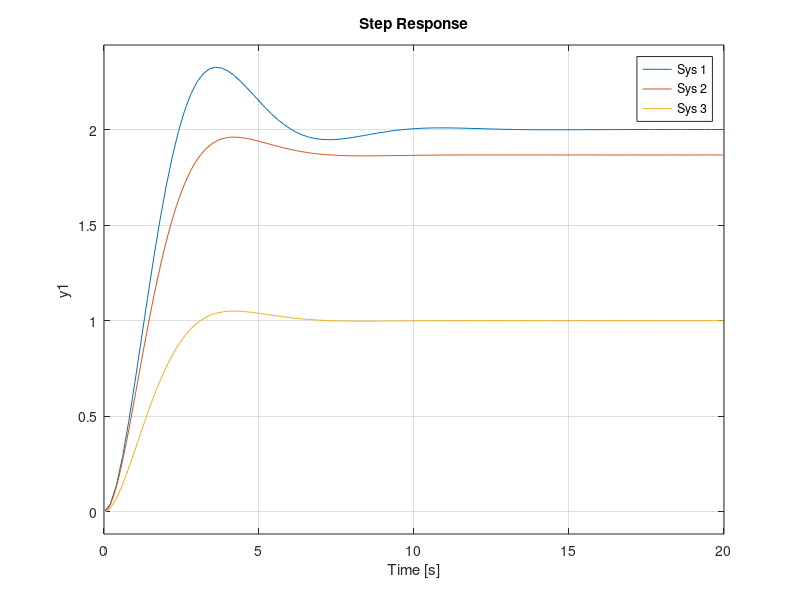

The MATLAB script that drew this image:
A = [0 -1;1 -1];
B = [1;0];
C = [0 2];
D = 0;
%studiul controlabilitatii
rank(ctrb(A,B));
%calcul K: regim impus/ poli impusi / performante impuse
%doresc polii -4,-3
K = acker(A,B,[-3,-4]);
eig(A-B*K);

sigma = 0.05;
tita = -log(sigma)/sqrt(pi^2+(log(sigma)^2));
wn = 4/5.6/tita;
poli_impusi = [-tita*wn+wn*sqrt(1-tita^2)*1j -tita*wn-wn*sqrt(1-tita^2)*1j];
K2 = acker(A,B,poli_impusi);

F = inv(C*((-A+B*K2)\B));

step(ss(A,B,C,D), ss(A-B*K2,B,C,D), ss(A-B*K2,B*F,C,D))
